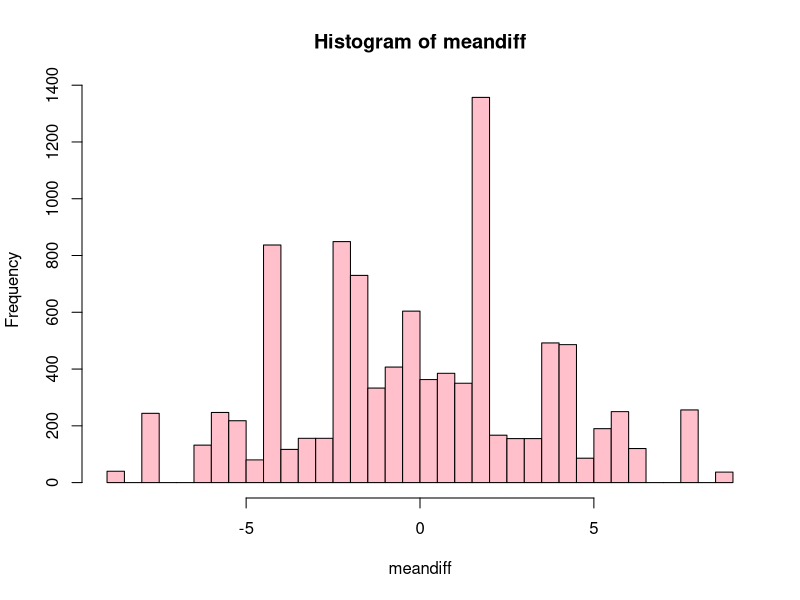

This chart was generated by the following R code: (Note: this script raises an error after producing the figure.)
## ---- chunk 1
knitr::opts_chunk$set(comment = NA, message = FALSE, warning = FALSE, fig.align = "center")
## ---- chunk 2
gender <- c(rep("Female", 10), rep("Male", 10)) 
group <- rep(rep(c("Treatment", "Control"), each = 5), 2)
worms <- c(1, 2, 2, 10, 7, 16, 10, 10, 7, 17, 3, 5, 9, 10, 6, 31, 26, 28, 13, 47)
schis <- data.frame(gender, group, worms)
rm(gender, group, worms)
head(schis, n = 3)
schis
## ---- chunk 3
library(dplyr)
Fschis <- schis %>% 
  filter(gender == "Female")
Fschis
t.test(worms ~ group, data = Fschis)
TOBS <- t.test(worms ~ group, data = Fschis)$stat
TOBS
OM <- tapply(Fschis$worms, Fschis$group, mean)
OM
OV <- tapply(Fschis$worms, Fschis$group, var)
OV
tobs <- (OM[1] -OM[2])/(sqrt(OV[1]/5 + OV[2]/5))
tobs
obsdiff <- OM[1] - OM[2]
obsdiff
tapply(Fschis$worms, sample(Fschis$group), mean)
set.seed(123)
sims <- 10000 - 1
meandiff <- numeric(sims)
st <- numeric(sims)
for(i in 1:sims){
  ans <- tapply(Fschis$worms, sample(Fschis$group), mean)
  meandiff[i] <- ans[1] -ans[2]
  st[i] <- t.test(worms ~ sample(group), data = Fschis)
}
pvalue1 <- (sum(meandiff > obsdiff) + 1)/(sims + 1)
pvalue1
pvalue2 <- (sum(st > TOBS) + 1)/(sims + 1)
pvalue2
## ---- chunk 4
hist(meandiff, col = "pink", breaks = "Scott")
library(ggplot2)
ggplot(data = data.frame(x = meandiff), aes(x = x)) + 
  geom_density(fill = "pink", alpha = 0.2) + 
  theme_bw() +
  geom_vline(x = obsdiff, linetype = "dashed", color = "red") +
  labs(x = expression(bar(x) - bar(y)))

